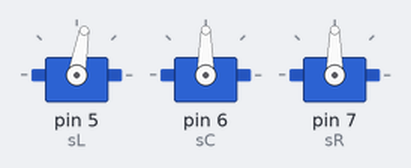
Recording of a sketch running on a simulated Arduino Uno, built with avr-gcc and run on an emulated ATmega328P. Parts: 3 × servo.

Above: at 0.1 s.
At 3.1 s:
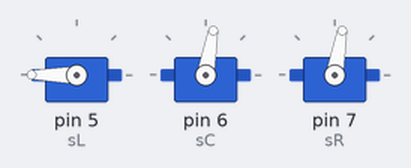
At 4.1 s:
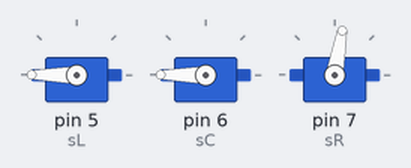
At 5.1 s:
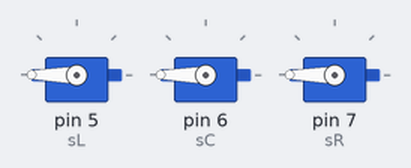
Timing chart, 0 to 6.6 s (numbered marks = the images above):
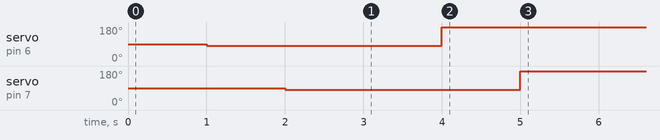

The sketch:

ServoCalibration.ino
```cpp
#include <Servo.h>

Servo sL;
Servo sC;
Servo sR;

//Adjust these values to ensure your dials are on zero.
int zeroL=180;
int zeroC=180;
int zeroR=180;

void setup() {
  //Attaches to all servos and then moves them to each end of the dial.
  //This will help us position the hands correctly on the servo to match the gauge.

  sL.attach(5);
  sC.attach(6);
  sR.attach(7);

  sL.write(80);
  delay(1000);
  sC.write(80);
  delay(1000);
  sR.write(80);
  delay(1000);
  sL.write(zeroL);
  delay(1000);
  sC.write(zeroC);
  delay(1000);
  sR.write(zeroR);

}

void loop() {
  // put your main code here, to run repeatedly:

}
```

Measured:
- by itself, servo on pin 7 (sR): 90° → 80° at 2.0 s, → 180° 3.0 s later
